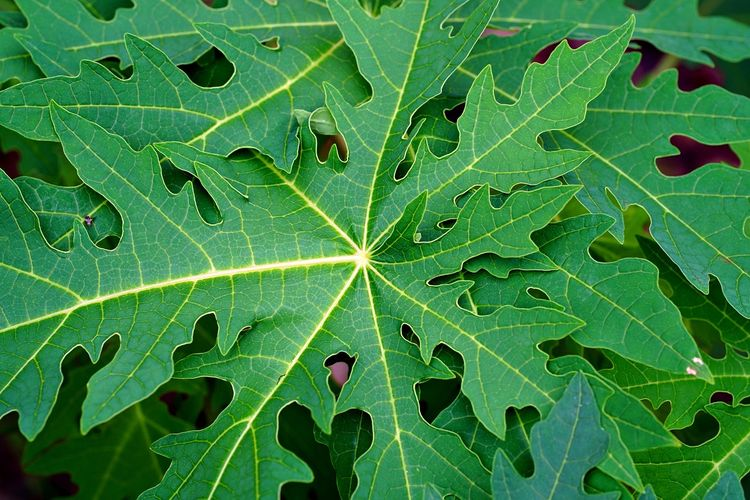
#> input picture Tugas PCD Sesi 2/Daunpepaya.jpg, 750 x 500 px
$ python rgp.py
#> lines starting #> are read from the running program, lines starting #| are printed output that depends on the picture; after the words box and inside, x2 and y2 are one past the last pixel; in counts of white or black regions, pixels touching at a corner belong together
import numpy as np
import imageio.v3 as img

image_path1 = "Daunpepaya.jpg"
image1 = img.imread(image_path1)
#> image1 is the input picture: shape (500, 750, 3); mean R, G, B 53.9, 132.1, 65.3
image_path2 = "singkong.jpg"
image2 = img.imread(image_path2)
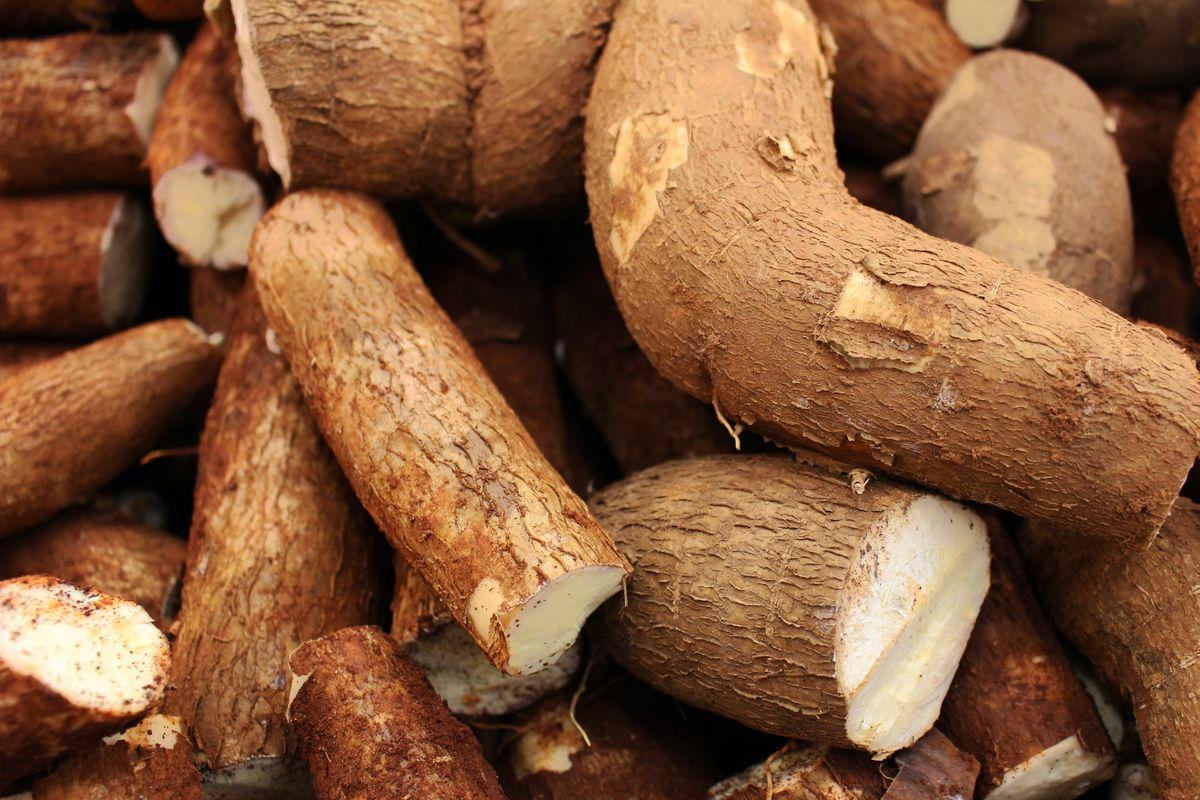
#> input picture Tugas PCD Sesi 2/Singkong.jpg, 1200 x 800 px, found by its file name
#> image2 is the input picture: shape (800, 1200, 3); mean R, G, B 134.3, 90.7, 58.7
image_path3 = "Kenikir.jpg"
image3 = img.imread(image_path3)
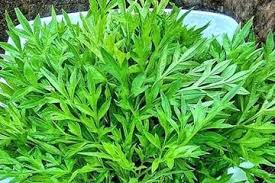
#> input picture Tugas PCD Sesi 2/Kenikir.jpg, 275 x 183 px
#> image3 is the input picture: shape (183, 275, 3); mean R, G, B 88.4, 167.2, 69.4

red1 = image1[:,:,0]
Green1 = image1[:,:,1]
Blue1 = image1[:,:,2]

red2 = image2[:,:,0]
Green2 = image2[:,:,1]
Blue2 = image2[:,:,2]

red3 = image3[:,:,0]
Green3 = image3[:,:,1]
Blue3 = image3[:,:,2]

image_red1 = np.zeros_like(image1)
image_red1[:,:,0] = red1
image_red2 = np.zeros_like(image2)
image_red2[:,:,0] = red2
image_red3 = np.zeros_like(image3)
image_red3[:,:,0] = red3

image_Blue1 = np.zeros_like(image1)
image_Blue1[:,:,2] = Blue1
image_Blue2 = np.zeros_like(image2)
image_Blue2[:,:,2] = Blue2
image_Blue3 = np.zeros_like(image3)
image_Blue3[:,:,2] = Blue3

image_Green1 = np.zeros_like(image1)
image_Green1[:,:,1] = Green1
image_Green2 = np.zeros_like(image2)
image_Green2[:,:,1] = Green2
image_Green3 = np.zeros_like(image3)
image_Green3[:,:,1] = Green3

gray1 = 0.2 * red1 + 0.5 * Green1 + 0.3 *Blue1
image_gray1 = np.zeros_like(image1)
image_gray1[:,:,0] = gray1
image_gray1[:,:,1] = gray1
image_gray1[:,:,2] = gray1

gray2 = 0.2 * red2 + 0.5 * Green2 + 0.3 *Blue2
image_gray2 = np.zeros_like(image2)
image_gray2[:,:,0] = gray2
image_gray2[:,:,1] = gray2
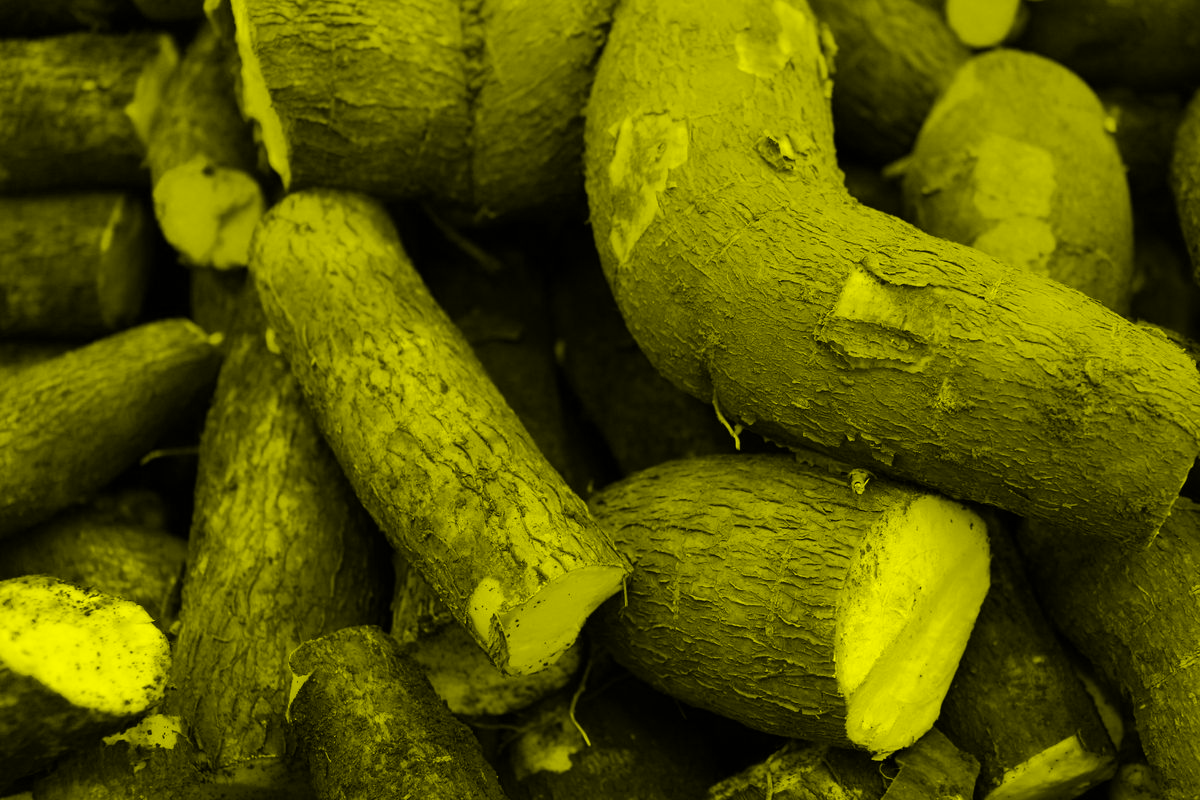
#> image_gray2: shape (800, 1200, 3); mean of channels 0, 1, 2 89.4, 89.4, 0; drawn as R, G, B
image_gray2[:,:,2] = gray2

gray3 = 0.2 * red3 + 0.5 * Green3 + 0.3 *Blue3
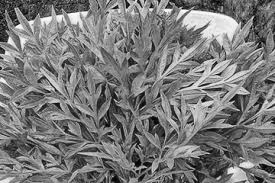
#> gray3: shape (183, 275) float64; min 0.5, max 252.8, mean 122.1
image_gray3 = np.zeros_like(image3)
image_gray3[:,:,0] = gray3
image_gray3[:,:,1] = gray3
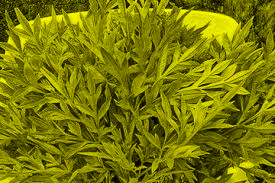
#> image_gray3: shape (183, 275, 3); mean of channels 0, 1, 2 121.6, 121.6, 0; drawn as R, G, B
image_gray3[:,:,2] = gray3

threshold = 100
image_bw1 = np.zeros_like(image1)
threshold = 100
image_bw2 = np.zeros_like(image2)
threshold = 100
image_bw3 = np.zeros_like(image3)

for i in range (0, len(gray1)) :
    for j in range(0, len(gray1[i])) :
        if (gray1[i,j] > threshold) :
            image_bw1[1,j] = 255
        else :
            image_bw1[i,j] = 0
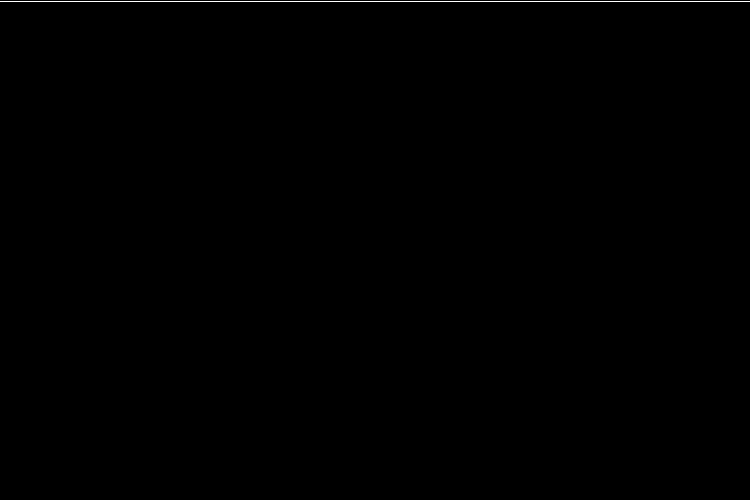
#> image_bw1: shape (500, 750, 3); 0.2% white in thin lines or dots, all inside (x1, y1, x2, y2) = (0, 1, 750, 2)

for i in range (0, len(gray2)) :
    for j in range(0, len(gray2[i])) :
        if (gray2[i,j] > threshold) :
            image_bw2[1,j] = 255
        else :
            image_bw2[i,j] = 0
#> image_bw2: shape (800, 1200, 3); 0.12% white in thin lines or dots, all inside (x1, y1, x2, y2) = (0, 1, 1200, 2)

for i in range (0, len(gray3)) :
    for j in range(0, len(gray3[i])) :
        if (gray3[i,j] > threshold) :
            image_bw3[1,j] = 255
        else :
            image_bw3[i,j] = 0
#> image_bw3: shape (183, 275, 3); 0.55% white in thin lines or dots, all inside (x1, y1, x2, y2) = (0, 1, 275, 2)

while True :
    print ("pilih foto :")
    print ("1. Daun pepaya")
    print ("2. Singkong")
    print ("3. kenikir")
    print ("4. exit")
#> (the run stopped early here; a loop or call above may not have finished)
